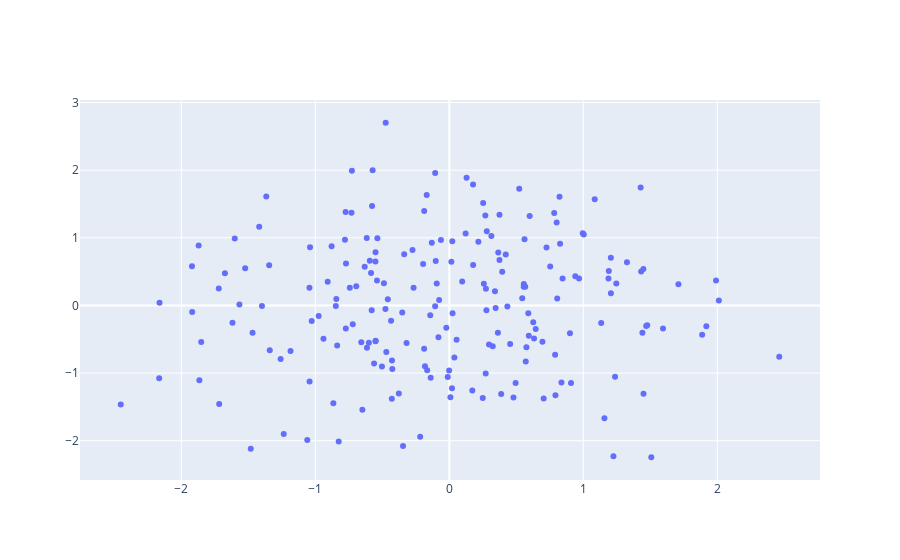

The notebook cell this image was saved under:
### Code cell
trace = go.Scatter(
    x = random_x,
    y = random_y,
    mode = 'markers'
)

fig = go.Figure(data=[trace])
fig

### Figure 1 — Plotly figure (JSON) as saved in the notebook; plotly's stock layout.template omitted (floating-point values rounded to 4 significant figures; data arrays with more than 128 entries replaced by an {"elided": "..."} marker saying what was removed)
{"data": [{"mode": "markers", "type": "scatter", "x": {"elided": "200 float values"}, "y": {"elided": "200 float values"}}], "layout": {}}
